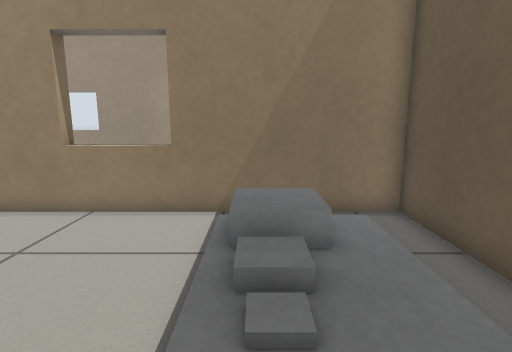
View 1 (above)

16 first-person views from a walk through a Gazebo world. The camera is 0.62 m above the floor, tilts 10° down and sees 80° across. The floor is counted in squares, 0.25 m on a side. Each view is taken from the middle of a square. On the plan, view 1 faces up. The plan holds only what a view shows up to about 19 squares ahead; the rest is blank.

View 2
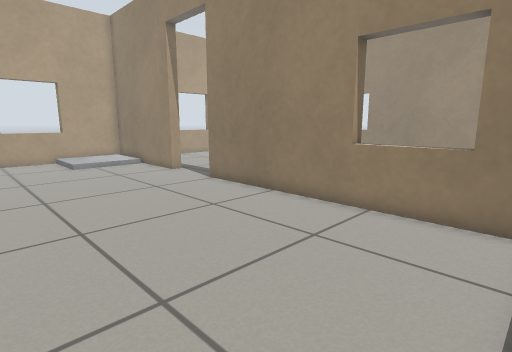

View 3
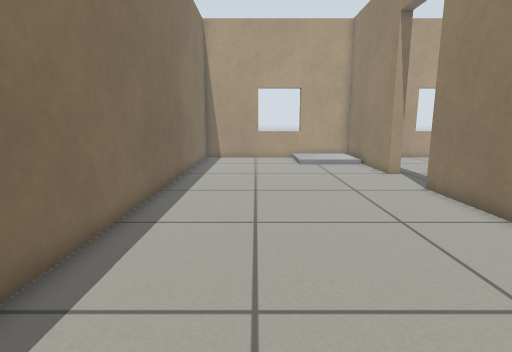

View 4
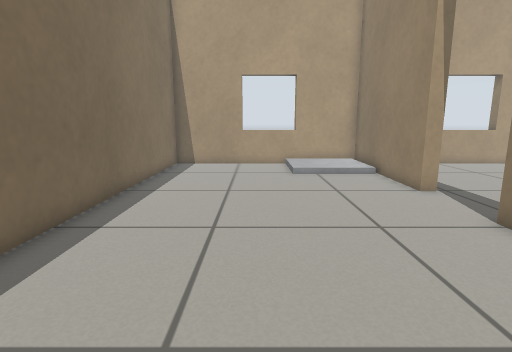

View 5
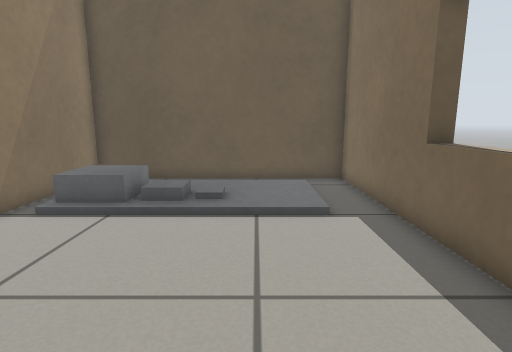

View 6
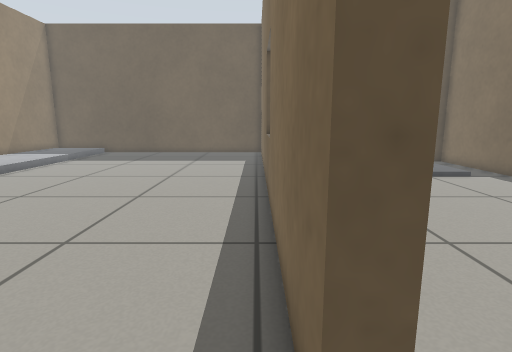

View 7
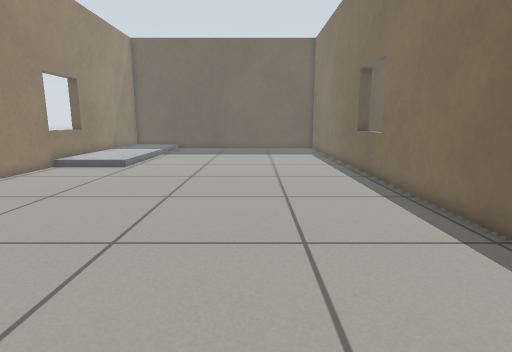

View 8
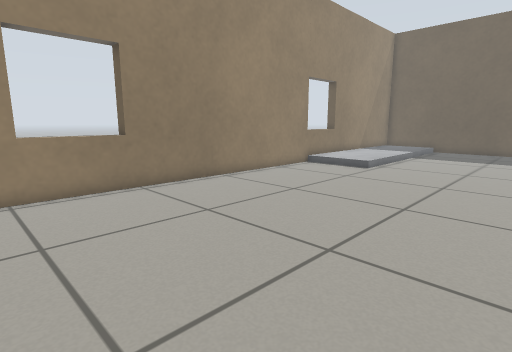

View 9
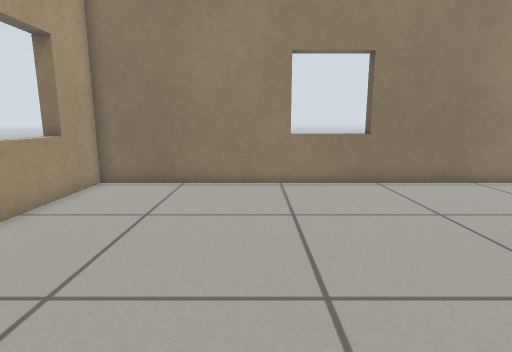

View 10
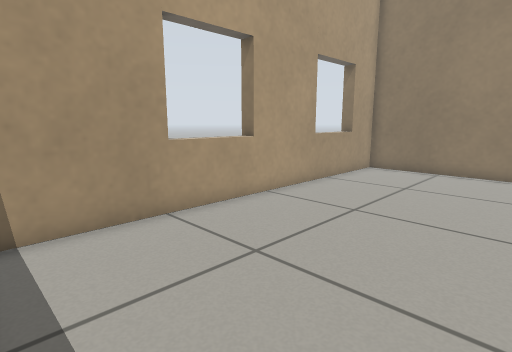

View 11
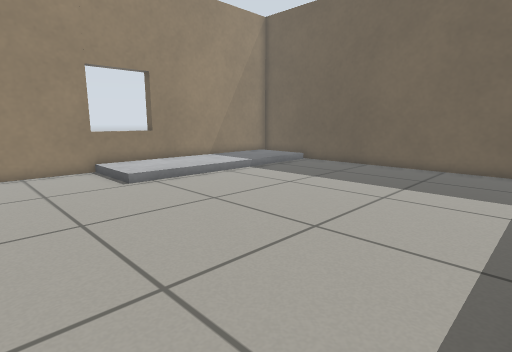

View 12
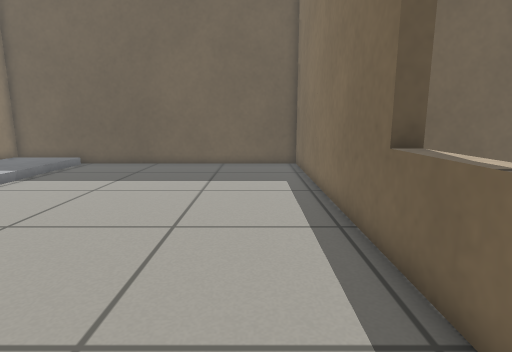

View 13
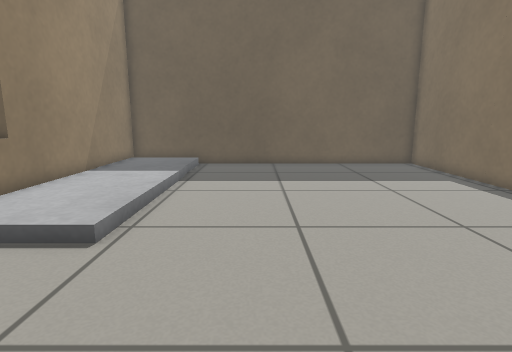

View 14
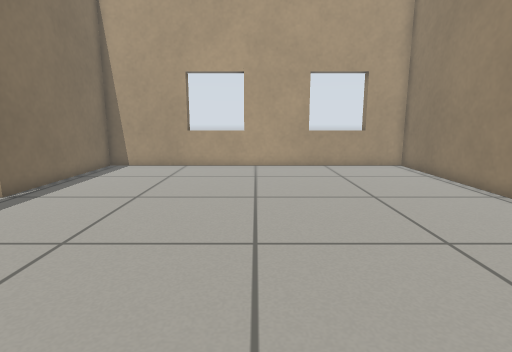

View 15
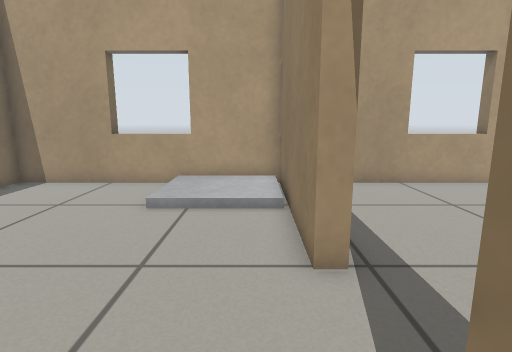

View 16
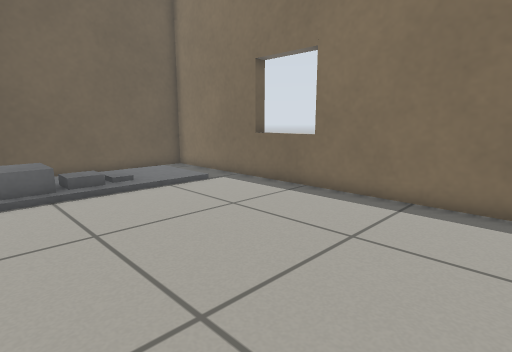

### Floor plan
Points are (right, up) in squares from view 1. A wall is a line through its corners. A room is listed if a view was taken in it or the views show most of it. See-through windows are left out.
Room 1 (views 1, 2, 3, 4, 5, 15, 16)
walls: (-16.9, 9) (-24.4, 9) (-24.4, -1.8) (4.4, -1.8) (4.4, 9) (-13.3, 9)
ways out: open door at (-15, 9) to room 2
objects: grey box (0, 3); grey box (0, 6) to (1, 8)
Room 2 (views 6, 7, 8, 9, 10, 11, 12, 13, 14)
walls: (-13.3, 26.2) (-13.3, 27); (-13.3, 9.6) (10.4, 9.6) (10.4, 26.4) (-24.4, 26.4) (-24.4, 9.6) (-16.9, 9.6); (1.2, 26.2) (1.2, 27)
ways out: open door at (-15, 9) to room 1

Positions as (right, up) in squares from view 1, and headings:
1: (0, 0), facing up
2: (-1, 0), facing up-left
3: (-1, 2), facing left
4: (-6, 3), facing left
5: (-9, 2), facing right
6: (-15, 10), facing right
7: (-19, 15), facing right
8: (-18, 15), facing up-right
9: (-18, 14), facing up
10: (-17, 10), facing up-left
11: (-7, 10), facing up-right
12: (-8, 12), facing right
13: (-8, 19), facing right
14: (-7, 18), facing left
15: (-12, 8), facing left
16: (-12, 8), facing down-right
